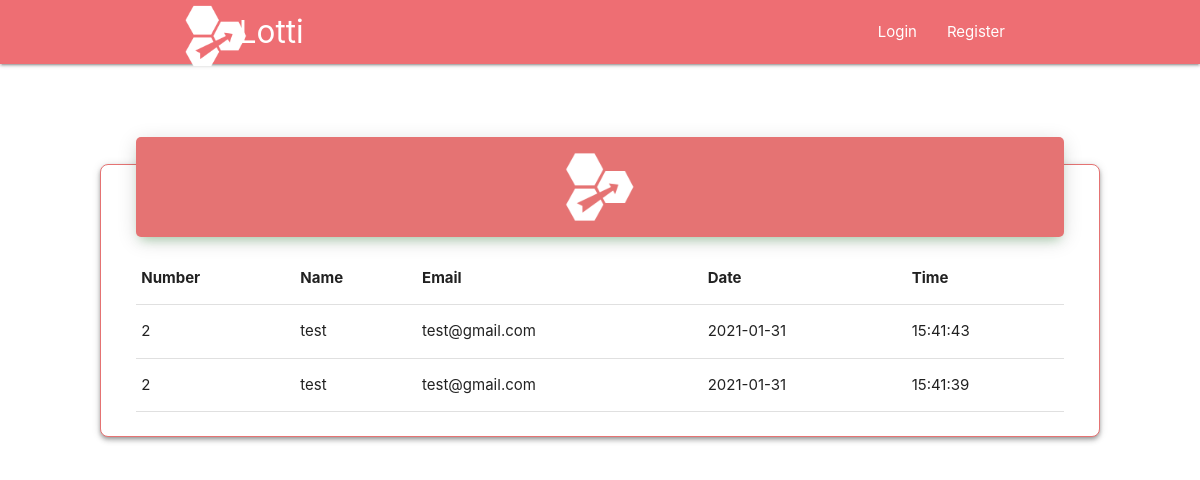
The app's page /bids.php with its own data.
### tables this page shows
CREATE TABLE `bids` (
  `id` int(255) NOT NULL,
  `users_id` int(255) NOT NULL,
  `user_email` varchar(255) NOT NULL,
  `bid_number` int(255) NOT NULL,
  `number_bid_value` double(10,2) NOT NULL,
  `date` date NOT NULL,
  `timestamp_` time NOT NULL
);

CREATE TABLE `user` (
  `id` int(255) NOT NULL,
  `username` varchar(255) NOT NULL,
  `email` varchar(255) NOT NULL,
  `address` varchar(255) NOT NULL,
  `phone` varchar(255) NOT NULL,
  `pass` varchar(255) NOT NULL,
  `balance` double(10,2) NOT NULL
);

### bids.php (the view, shortened to what this page needs)
<!DOCTYPE html>
<html lang="en">
<head>
    <?php
    include_once 'partial/head.php';
    ?>
</head>
<body>
    <?php
    include_once 'partial/header.php';
    ?>
    <div class="row main_row">
        <div class="card z-depth-2 cards " style="border-radius: 8px; border: 1px solid #e57373;">
            <div class="card-content ">
                <div class="row" style="margin-bottom: 0px;">
                    <div class="col s12 m12 l12 " style=" margin-top: -4em;">
                        <div class="card" style="  background-color: #e57373; padding: 10px;   box-shadow: 0 4px 20px 0px rgba(0, 0, 0, 0.14), 0 7px 10px -5px rgba(76, 175, 80, 0.4);    border-radius: 5px;">
                            <div class="card-image cneter-align">
                                <p style="text-align: center;">
                                    <a href="admin_dash.php"> <img class="responsive-image" src="img/logo.png" style=" width: 100%; margin-bottom: 0px; height:10vh;  object-fit:contain;  "></a>
                                </p>
                            </div>
                        </div>
                    </div>
                    <div class="col s12 m12 l12 ">
                        <table class="responsive-table highlight ">
                            <thead>
                                <tr>
                                    <th>Number</th>
                                    <th>Name</th>
                                    <th>Email</th>
                                    <th>Date</th>
                                    <th>Time</th>
                                </tr>
                            </thead>
                            <tbody>
                                <?php
                                $sql = "SELECT * FROM bids order by id desc;";
                                $result = mysqli_query($con, $sql);
                                $resultch = mysqli_num_rows($result);
                                if ($resultch < 1) {
                                } else {
                                    while ($row = mysqli_fetch_assoc($result)) {
                                        $user_id = $row['users_id'];
                                        $sql1 = "SELECT * FROM user WHERE id='$user_id';";
                                        $result1 = mysqli_query($con, $sql1);
                                        $row1 = mysqli_fetch_assoc($result1);
                                        $win_username = $row1['username'];
                                        $win_user_email = $row1['email'];
                                ?>
                                        <tr>
                                            <td><?php echo  $row['bid_number']; ?></td>
                                            <td><?php echo  $win_username; ?></td>
                                            <td><?php echo  $win_user_email; ?></td>
                                            <td><?php echo  $row['date']; ?></td>
                                            <td><?php echo  $row['timestamp_']; ?></td>
                                        </tr>
                                <?php
                                    }
                                }
                                ?>
                            </tbody>
                        </table>
                    </div>
                </div>
            </div>
        </div>
    </div>
</body>
</html>

### bids.php (style rules this page uses)
.main_row { margin: 100px; }

### records on screen
bids: bid_number "2", user.username "test", user.email "test@gmail.com", date "2021-01-31", timestamp_ "15:41:43"
bids: bid_number "2", user.username "test", user.email "test@gmail.com", date "2021-01-31", timestamp_ "15:41:39"
